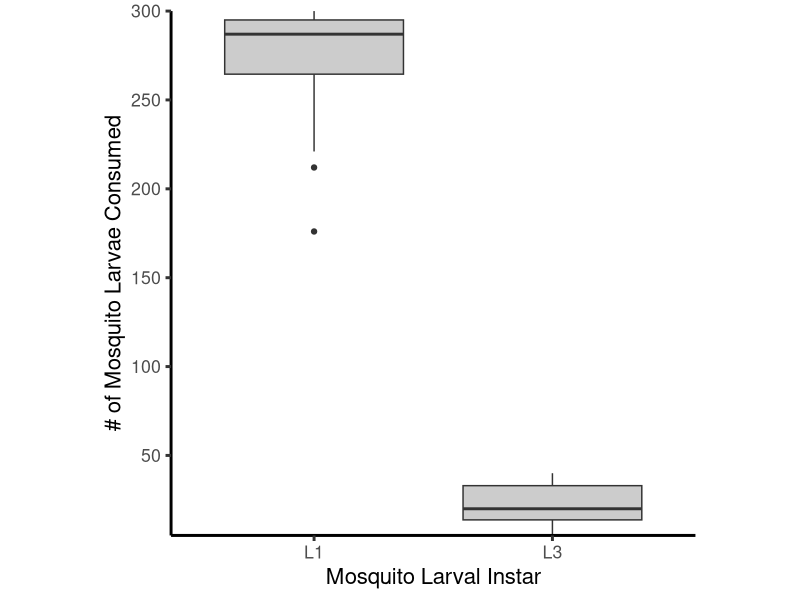

Write the R code that produced this figure.
## ---- chunk 1
#Load required packages
require(ggplot2)
sizedep.dat <- read.csv("../pantala/sizedep-pred_data.csv")

sizedep.dat$pred <- as.factor(sizedep.dat$pred)
sizedep.dat$Instar <- as.factor(sizedep.dat$Instar)

# For now, let's exclude the temperature-dependence from the figure and just compare across temps
sizedep.plot <- ggplot(data = sizedep.dat, aes(x = Instar, y = Killed, fill = Instar)) +
  geom_boxplot() + 
  xlab("Mosquito Larval Instar") +
  ylab("# of Mosquito Larvae Consumed") +
  scale_y_continuous(expand = c(0,0), breaks = c(0, 50, 100, 150, 200, 250, 300)) +
  scale_fill_manual(values = c("gray80", "gray80")) +
  theme_classic( base_size = 16, base_line_size = 1) +
  theme(legend.position = "none") +
  theme(aspect.ratio = 1 )


aggregate(sizedep.dat$Killed, by = list(sizedep.dat$pred, sizedep.dat$Instar), FUN = 'mean')
samplesize <- aggregate(sizedep.dat$Killed, by = list(sizedep.dat$pred, sizedep.dat$Instar), FUN = 'length')
stdev <- aggregate(sizedep.dat$Killed, by = list(sizedep.dat$pred, sizedep.dat$Instar), FUN = 'sd')
stdev[,3]/sqrt(samplesize[,3])

ggsave( "../pantala/sizedep.png",
        plot = sizedep.plot,
        units = c( "mm" ),
        dpi = 300 )
